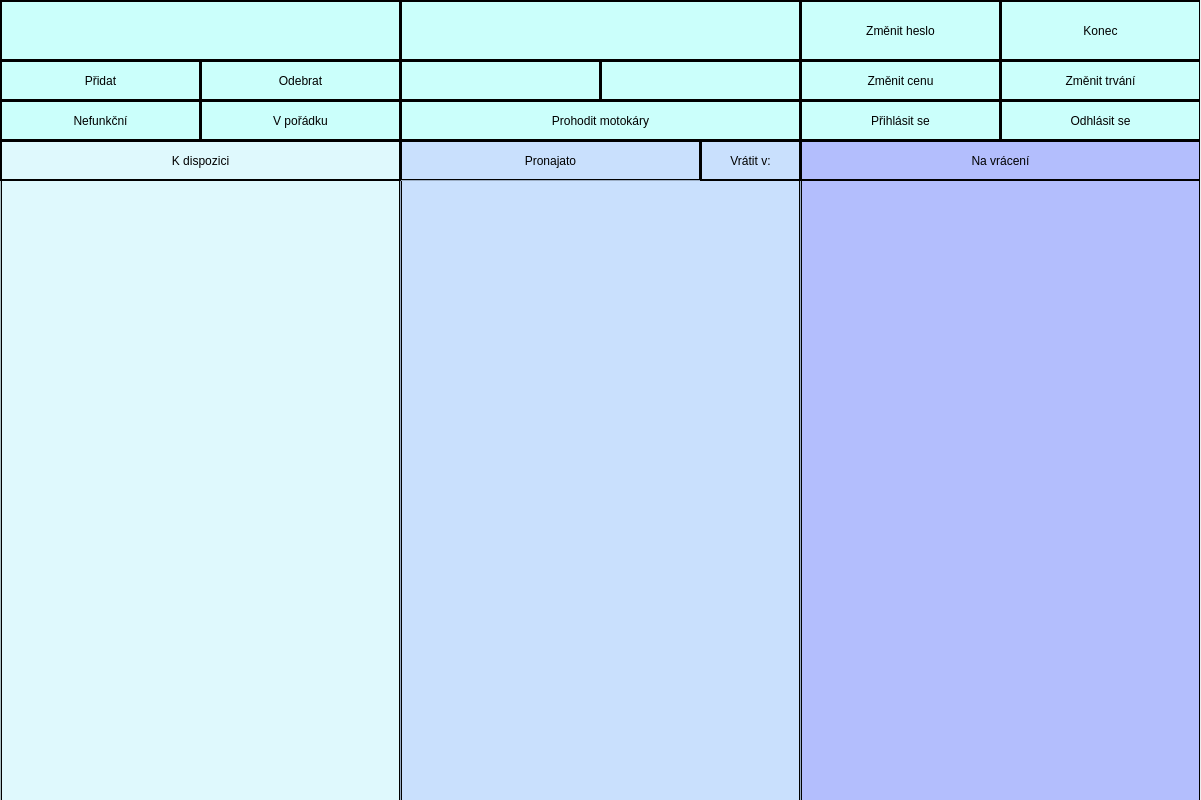
<?xml version="1.0" encoding="UTF-8"?>
<ui version="4.0">
 <class>QDialog</class>
 <widget class="QDialog" name="QDialog">
  <property name="geometry">
   <rect>
    <x>0</x>
    <y>0</y>
    <width>1201</width>
    <height>800</height>
   </rect>
  </property>
  <property name="windowTitle">
   <string>Dialog</string>
  </property>
  <widget class="QWidget" name="widget" native="true">
   <property name="geometry">
    <rect>
     <x>0</x>
     <y>0</y>
     <width>1200</width>
     <height>800</height>
    </rect>
   </property>
   <property name="minimumSize">
    <size>
     <width>1200</width>
     <height>800</height>
    </size>
   </property>
   <property name="styleSheet">
    <string notr="true">background-color:rgb(203, 255, 251)</string>
   </property>
   <widget class="QListWidget" name="toreturn">
    <property name="geometry">
     <rect>
      <x>800</x>
      <y>180</y>
      <width>401</width>
      <height>621</height>
     </rect>
    </property>
    <property name="styleSheet">
     <string notr="true">background-color: rgb(179, 190, 253);
border-left: 2px solid black;
border-right: 2px solid black;</string>
    </property>
   </widget>
   <widget class="QPushButton" name="endbutton">
    <property name="geometry">
     <rect>
      <x>1000</x>
      <y>0</y>
      <width>201</width>
      <height>61</height>
     </rect>
    </property>
    <property name="styleSheet">
     <string notr="true">QPushButton#endbutton{
border: 2px solid black;
font: 16pt &quot;Neogrey&quot;;
background-color:rgb(203, 255, 251);
}
QPushButton:hover#endbutton
{
background-color:red;
}

</string>
    </property>
    <property name="text">
     <string>Konec</string>
    </property>
   </widget>
   <widget class="QLabel" name="timer">
    <property name="geometry">
     <rect>
      <x>0</x>
      <y>0</y>
      <width>401</width>
      <height>61</height>
     </rect>
    </property>
    <property name="styleSheet">
     <string notr="true">background-color:rgb(203, 255, 251);
border: 2px solid black;
font: 30pt &quot;Neogrey&quot;;</string>
    </property>
    <property name="text">
     <string/>
    </property>
   </widget>
   <widget class="QListWidget" name="available">
    <property name="geometry">
     <rect>
      <x>0</x>
      <y>180</y>
      <width>401</width>
      <height>621</height>
     </rect>
    </property>
    <property name="styleSheet">
     <string notr="true">background-color: rgb(223, 249, 253);
border-left: 2px solid black;
border-right: 2px solid black;</string>
    </property>
   </widget>
   <widget class="QPushButton" name="currentlyrentedlabel">
    <property name="geometry">
     <rect>
      <x>400</x>
      <y>140</y>
      <width>301</width>
      <height>41</height>
     </rect>
    </property>
    <property name="styleSheet">
     <string notr="true">border: 2px solid black;
font: 25pt &quot;Neogrey&quot;;
background-color: rgb(201, 224, 253);



</string>
    </property>
    <property name="text">
     <string>Pronajato</string>
    </property>
   </widget>
   <widget class="QPushButton" name="toreturnlabel">
    <property name="geometry">
     <rect>
      <x>800</x>
      <y>140</y>
      <width>401</width>
      <height>41</height>
     </rect>
    </property>
    <property name="styleSheet">
     <string notr="true">border: 2px solid black;
font: 28pt &quot;Neogrey&quot;;
background-color: rgb(179, 190, 253);



</string>
    </property>
    <property name="text">
     <string>Na vrácení</string>
    </property>
   </widget>
   <widget class="QListWidget" name="currentlyrented">
    <property name="geometry">
     <rect>
      <x>400</x>
      <y>180</y>
      <width>401</width>
      <height>621</height>
     </rect>
    </property>
    <property name="styleSheet">
     <string notr="true">background-color: rgb(201, 224, 253);
border-left: 2px solid black;
border-right: 2px solid black;</string>
    </property>
   </widget>
   <widget class="QPushButton" name="addbutton">
    <property name="geometry">
     <rect>
      <x>0</x>
      <y>60</y>
      <width>201</width>
      <height>41</height>
     </rect>
    </property>
    <property name="styleSheet">
     <string notr="true">QPushButton#addbutton{
border: 2px solid black;
font: 20pt &quot;Neogrey&quot;;
background-color:rgb(203, 255, 251);
}
QPushButton:hover#addbutton
{
background-color:rgb(85, 170, 255);
}

</string>
    </property>
    <property name="text">
     <string>Přidat</string>
    </property>
   </widget>
   <widget class="QPushButton" name="fixedbutton">
    <property name="geometry">
     <rect>
      <x>200</x>
      <y>100</y>
      <width>201</width>
      <height>41</height>
     </rect>
    </property>
    <property name="styleSheet">
     <string notr="true">QPushButton#fixedbutton{
border: 2px solid black;
font: 20pt &quot;Neogrey&quot;;
background-color:rgb(203, 255, 251);
}
QPushButton:hover#fixedbutton
{
background-color:rgb(85, 170, 255);
}


</string>
    </property>
    <property name="text">
     <string>V pořádku</string>
    </property>
   </widget>
   <widget class="QPushButton" name="defectivebutton">
    <property name="geometry">
     <rect>
      <x>0</x>
      <y>100</y>
      <width>201</width>
      <height>41</height>
     </rect>
    </property>
    <property name="styleSheet">
     <string notr="true">QPushButton#defectivebutton{
border: 2px solid black;
font: 20pt &quot;Neogrey&quot;;
background-color:rgb(203, 255, 251);
}
QPushButton:hover#defectivebutton
{
background-color:rgb(85, 170, 255);
}


</string>
    </property>
    <property name="text">
     <string>Nefunkční</string>
    </property>
   </widget>
   <widget class="QPushButton" name="removebutton">
    <property name="geometry">
     <rect>
      <x>200</x>
      <y>60</y>
      <width>201</width>
      <height>41</height>
     </rect>
    </property>
    <property name="styleSheet">
     <string notr="true">QPushButton#removebutton{
border: 2px solid black;
font: 20pt &quot;Neogrey&quot;;
background-color:rgb(203, 255, 251);
}
QPushButton:hover#removebutton
{
background-color:rgb(85, 170, 255);
}

</string>
    </property>
    <property name="text">
     <string>Odebrat</string>
    </property>
   </widget>
   <widget class="QLabel" name="cashamount">
    <property name="geometry">
     <rect>
      <x>400</x>
      <y>0</y>
      <width>401</width>
      <height>61</height>
     </rect>
    </property>
    <property name="styleSheet">
     <string notr="true">background-color:rgb(203, 255, 251);
border: 2px solid black;
font: 26pt &quot;Neogrey&quot;;</string>
    </property>
    <property name="text">
     <string/>
    </property>
   </widget>
   <widget class="QPushButton" name="pricebutton">
    <property name="geometry">
     <rect>
      <x>800</x>
      <y>60</y>
      <width>201</width>
      <height>41</height>
     </rect>
    </property>
    <property name="styleSheet">
     <string notr="true">QPushButton#pricebutton{
border: 2px solid black;
font: 13pt &quot;Neogrey&quot;;
background-color:rgb(203, 255, 251);
}
QPushButton:hover#pricebutton
{
background-color:rgb(85, 170, 255);
}

</string>
    </property>
    <property name="text">
     <string>Změnit cenu</string>
    </property>
   </widget>
   <widget class="QPushButton" name="timebutton">
    <property name="geometry">
     <rect>
      <x>1000</x>
      <y>60</y>
      <width>201</width>
      <height>41</height>
     </rect>
    </property>
    <property name="styleSheet">
     <string notr="true">QPushButton#timebutton{
border: 2px solid black;
font: 13pt &quot;Neogrey&quot;;
background-color:rgb(203, 255, 251);
}
QPushButton:hover#timebutton
{
background-color:rgb(85, 170, 255);
}

</string>
    </property>
    <property name="text">
     <string>Změnit trvání</string>
    </property>
   </widget>
   <widget class="QPushButton" name="swapbutton">
    <property name="geometry">
     <rect>
      <x>400</x>
      <y>100</y>
      <width>401</width>
      <height>41</height>
     </rect>
    </property>
    <property name="styleSheet">
     <string notr="true">QPushButton#swapbutton{
border: 2px solid black;
font: 21pt &quot;Neogrey&quot;;
background-color:rgb(203, 255, 251);
}
QPushButton:hover#swapbutton
{
background-color:rgb(85, 170, 255);
}

</string>
    </property>
    <property name="text">
     <string>Prohodit motokáry</string>
    </property>
   </widget>
   <widget class="QPushButton" name="passwordbutton">
    <property name="geometry">
     <rect>
      <x>800</x>
      <y>0</y>
      <width>201</width>
      <height>61</height>
     </rect>
    </property>
    <property name="styleSheet">
     <string notr="true">QPushButton#passwordbutton{
border: 2px solid black;
font: 13pt &quot;Neogrey&quot;;
background-color:rgb(203, 255, 251);
}
QPushButton:hover#passwordbutton
{
background-color:rgb(85, 170, 255);
}

</string>
    </property>
    <property name="text">
     <string>Změnit heslo</string>
    </property>
   </widget>
   <widget class="QLabel" name="currentduration">
    <property name="geometry">
     <rect>
      <x>400</x>
      <y>60</y>
      <width>201</width>
      <height>41</height>
     </rect>
    </property>
    <property name="styleSheet">
     <string notr="true">background-color:rgb(203, 255, 251);
border: 2px solid black;
font: 12pt &quot;Neogrey&quot;;</string>
    </property>
    <property name="text">
     <string/>
    </property>
   </widget>
   <widget class="QLabel" name="currentprice">
    <property name="geometry">
     <rect>
      <x>600</x>
      <y>60</y>
      <width>201</width>
      <height>41</height>
     </rect>
    </property>
    <property name="styleSheet">
     <string notr="true">background-color:rgb(203, 255, 251);
border: 2px solid black;
font: 12pt &quot;Neogrey&quot;;</string>
    </property>
    <property name="text">
     <string/>
    </property>
   </widget>
   <widget class="QPushButton" name="currentlyrentedlabel_2">
    <property name="geometry">
     <rect>
      <x>700</x>
      <y>140</y>
      <width>101</width>
      <height>41</height>
     </rect>
    </property>
    <property name="styleSheet">
     <string notr="true">border: 2px solid black;
font: 15pt &quot;Neogrey&quot;;
background-color: rgb(201, 224, 253);



</string>
    </property>
    <property name="text">
     <string>Vrátit v:</string>
    </property>
   </widget>
   <widget class="QPushButton" name="currentlyrentedlabel_3">
    <property name="geometry">
     <rect>
      <x>0</x>
      <y>140</y>
      <width>401</width>
      <height>41</height>
     </rect>
    </property>
    <property name="styleSheet">
     <string notr="true">border: 2px solid black;
font: 25pt &quot;Neogrey&quot;;
background-color: rgb(223, 249, 253);



</string>
    </property>
    <property name="text">
     <string>K dispozici</string>
    </property>
   </widget>
   <widget class="QPushButton" name="adminlogoutbutton">
    <property name="geometry">
     <rect>
      <x>1000</x>
      <y>100</y>
      <width>201</width>
      <height>41</height>
     </rect>
    </property>
    <property name="styleSheet">
     <string notr="true">QPushButton#adminlogoutbutton{
border: 2px solid black;
font: 13pt &quot;Neogrey&quot;;
background-color:rgb(203, 255, 251);
}
QPushButton:hover#adminlogoutbutton
{
background-color:rgb(85, 170, 255);
}

</string>
    </property>
    <property name="text">
     <string>Odhlásit se</string>
    </property>
   </widget>
   <widget class="QPushButton" name="adminloginbutton">
    <property name="geometry">
     <rect>
      <x>800</x>
      <y>100</y>
      <width>201</width>
      <height>41</height>
     </rect>
    </property>
    <property name="styleSheet">
     <string notr="true">QPushButton#adminloginbutton{
border: 2px solid black;
font: 13pt &quot;Neogrey&quot;;
background-color:rgb(203, 255, 251);
}
QPushButton:hover#adminloginbutton
{
background-color:rgb(85, 170, 255);
}

</string>
    </property>
    <property name="text">
     <string>Přihlásit se</string>
    </property>
   </widget>
  </widget>
 </widget>
 <resources/>
 <connections/>
</ui>
